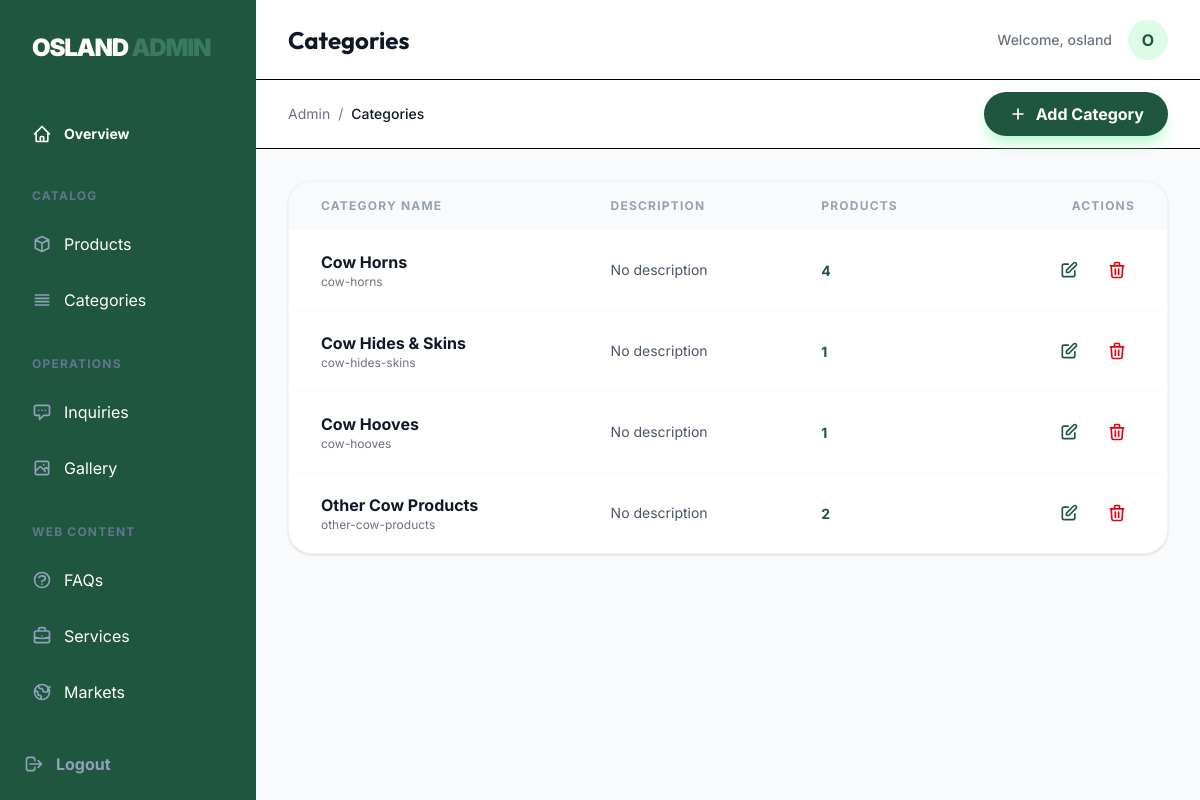
Screenshot of /dashboard/categories/ (signed in) with the database file from the repository.
### products/models.py (models this page shows, shortened)
class ProductCategory(models.Model):
    name = models.CharField(max_length=255)
    description = models.TextField(blank=True)
    slug = models.SlugField(unique=True, blank=True)
    created_at = models.DateTimeField(auto_now_add=True)
    class Meta:
        verbose_name_plural = "Product Categories"

### dashboard/views.py (the view)
# urls.py: path('categories/', views.CategoryListView.as_view(), name='category_list'),
class CategoryListView(LoginRequiredMixin, ListView):
    model = ProductCategory
    template_name = 'dashboard/categories/list.html'
    context_object_name = 'categories'

### core/context_processors.py (called while the page is built)
def site_settings(request):
    try:
        settings = SiteSettings.objects.first()
    except SiteSettings.DoesNotExist:
        settings = None
    return {'site_settings': settings}

### dashboard/templates/dashboard/categories/list.html
{% extends 'dashboard/base_dashboard.html' %}
{% block header_title %}Categories{% endblock %}
{% block breadcrumb %}Categories{% endblock %}
{% block actions %}
<a href="{% url 'dashboard:category_add' %}" class="bg-forest-green-600 text-white px-6 py-2.5 rounded-full font-bold hover:bg-forest-green-700 transition shadow-lg shadow-forest-green-200 flex items-center space-x-2">
    <svg class="w-5 h-5" fill="none" stroke="currentColor" viewBox="0 0 24 24"><path stroke-linecap="round" stroke-linejoin="round" stroke-width="2" d="M12 6v6m0 0v6m0-6h6m-6 0H6"></path></svg>
    <span>Add Category</span>
</a>
{% endblock %}
{% block content %}
<div class="bg-white rounded-3xl border border-gray-100 shadow-sm overflow-hidden">
    <div class="overflow-x-auto">
        <table class="w-full text-left">
            <thead class="bg-gray-50 text-xs font-bold text-gray-400 uppercase tracking-widest">
                <tr>
                    <th class="px-8 py-4">Category Name</th>
                    <th class="px-8 py-4">Description</th>
                    <th class="px-8 py-4">Products</th>
                    <th class="px-8 py-4 text-right">Actions</th>
                </tr>
            </thead>
            <tbody class="divide-y divide-gray-50">
                {% for category in categories %}
                <tr class="hover:bg-gray-50/50 transition">
                    <td class="px-8 py-5">
                        <div class="flex flex-col">
                            <span class="font-bold text-gray-900">{{ category.name }}</span>
                            <span class="text-xs text-gray-500">{{ category.slug }}</span>
                        </div>
                    </td>
                    <td class="px-8 py-5">
                        <p class="text-sm text-gray-600 line-clamp-1">{{ category.description|default:"No description" }}</p>
                    </td>
                    <td class="px-8 py-5">
                        <span class="text-sm font-bold text-forest-green-600">{{ category.products.count }}</span>
                    </td>
                    <td class="px-8 py-5 text-right">
                        <div class="flex items-center justify-end space-x-3">
                            <a href="{% url 'dashboard:category_edit' category.pk %}" class="p-2 text-forest-green-600 hover:bg-forest-green-50 rounded-lg transition">
                                <svg class="w-5 h-5" fill="none" stroke="currentColor" viewBox="0 0 24 24"><path stroke-linecap="round" stroke-linejoin="round" stroke-width="2" d="M11 5H6a2 2 0 00-2 2v11a2 2 0 002 2h11a2 2 0 002-2v-5m-1.414-9.414a2 2 0 112.828 2.828L11.828 15H9v-2.828l8.586-8.586z"></path></svg>
                            </a>
                            <a href="{% url 'dashboard:category_delete' category.pk %}" class="p-2 text-red-600 hover:bg-red-50 rounded-lg transition">
                                <svg class="w-5 h-5" fill="none" stroke="currentColor" viewBox="0 0 24 24"><path stroke-linecap="round" stroke-linejoin="round" stroke-width="2" d="M19 7l-.867 12.142A2 2 0 0116.138 21H7.862a2 2 0 01-1.995-1.858L5 7m5 4v6m4-6v6m1-10V4a1 1 0 00-1-1h-4a1 1 0 00-1 1v3M4 7h16"></path></svg>
                            </a>
                        </div>
                    </td>
                </tr>
                {% empty %}
                <tr>
                    <td colspan="4" class="px-8 py-20 text-center">
                        <p class="text-gray-400 font-medium">No categories found.</p>
                    </td>
                </tr>
                {% endfor %}
            </tbody>
        </table>
    </div>
</div>
{% endblock %}

### dashboard/templates/dashboard/base_dashboard.html (shortened to what this page needs)
{% load static tailwind_tags %}
<!DOCTYPE html>
<html lang="en">
<head>
    {% tailwind_css %}
    <link rel="stylesheet" href="{% static 'css/main.css' %}">
</head>
<body class="bg-gray-50 flex h-screen overflow-hidden relative">
    <aside id="dashboardSidebar" class="fixed inset-y-0 left-0 w-64 bg-slate-900 text-white flex flex-col flex-shrink-0 border-r border-slate-800 z-50 transform -translate-x-full lg:translate-x-0 lg:static transition-transform duration-300 ease-in-out">
        <div class="p-8">
            <a href="{% url 'core:home' %}" class="text-2xl font-black tracking-tighter uppercase">
                OSLAND <span class="text-forest-green-500">ADMIN</span>
            </a>
        </div>
        <nav class="flex-grow px-4 space-y-2 py-4 overflow-y-auto">
            <a href="{% url 'dashboard:overview' %}" class="flex items-center space-x-3 px-4 py-3 rounded-xl hover:bg-slate-800 transition ">
                <svg class="w-5 h-5" fill="none" stroke="currentColor" viewBox="0 0 24 24"><path stroke-linecap="round" stroke-linejoin="round" stroke-width="2" d="M3 12l2-2m0 0l7-7 7 7M5 10v10a1 1 0 001 1h3m10-11l2 2m-2-2v10a1 1 0 01-1 1h-3m-6 0a1 1 0 001-1v-4a1 1 0 011-1h2a1 1 0 011 1v4a1 1 0 001 1m-6 0h6"></path></svg>
                <span class="text-sm font-bold">Overview</span>
            </a>
            <div class="text-xs font-bold text-slate-500 uppercase tracking-widest px-4 pt-6 pb-2">Catalog</div>
            <a href="{% url 'dashboard:product_list' %}" class="flex items-center space-x-3 px-4 py-3 rounded-xl hover:bg-slate-800 transition {% if 'products' in request.path %}bg-forest-green-600{% endif %}">
                <svg class="w-5 h-5 text-slate-400" fill="none" stroke="currentColor" viewBox="0 0 24 24"><path stroke-linecap="round" stroke-linejoin="round" stroke-width="2" d="M20 7l-8-4-8 4m16 0l-8 4m8-4v10l-8 4m0-10L4 7m8 4v10M4 7v10l8 4"></path></svg>
                <span>Products</span>
            </a>
            <a href="{% url 'dashboard:category_list' %}" class="flex items-center space-x-3 px-4 py-3 rounded-xl hover:bg-slate-800 transition {% if 'categories' in request.path %}bg-forest-green-600{% endif %}">
                <svg class="w-5 h-5 text-slate-400" fill="none" stroke="currentColor" viewBox="0 0 24 24"><path stroke-linecap="round" stroke-linejoin="round" stroke-width="2" d="M4 6h16M4 10h16M4 14h16M4 18h16"></path></svg>
                <span>Categories</span>
            </a>
            <div class="text-xs font-bold text-slate-500 uppercase tracking-widest px-4 pt-6 pb-2">Operations</div>
            <a href="{% url 'dashboard:inquiry_list' %}" class="flex items-center space-x-3 px-4 py-3 rounded-xl hover:bg-slate-800 transition {% if 'inquiries' in request.path %}bg-forest-green-600{% endif %}">
                <svg class="w-5 h-5 text-slate-400" fill="none" stroke="currentColor" viewBox="0 0 24 24"><path stroke-linecap="round" stroke-linejoin="round" stroke-width="2" d="M8 10h.01M12 10h.01M16 10h.01M9 16H5a2 2 0 01-2-2V6a2 2 0 012-2h14a2 2 0 012 2v8a2 2 0 01-2 2h-5l-5 5v-5z"></path></svg>
                <span>Inquiries</span>
            </a>
            <a href="{% url 'dashboard:gallery_list' %}" class="flex items-center space-x-3 px-4 py-3 rounded-xl hover:bg-slate-800 transition {% if 'gallery' in request.path %}bg-forest-green-600{% endif %}">
                <span>Gallery</span>
            </a>
            <div class="text-xs font-bold text-slate-500 uppercase tracking-widest px-4 pt-6 pb-2">Web Content</div>
            <a href="{% url 'dashboard:faq_list' %}" class="flex items-center space-x-3 px-4 py-3 rounded-xl hover:bg-slate-800 transition {% if 'faqs' in request.path %}bg-forest-green-600{% endif %}">
                <span>FAQs</span>
            </a>
            <a href="{% url 'dashboard:service_list' %}" class="flex items-center space-x-3 px-4 py-3 rounded-xl hover:bg-slate-800 transition {% if 'services' in request.path %}bg-forest-green-600{% endif %}">
                <span>Services</span>
            </a>
            <a href="{% url 'dashboard:market_list' %}" class="flex items-center space-x-3 px-4 py-3 rounded-xl hover:bg-slate-800 transition {% if 'markets' in request.path %}bg-forest-green-600{% endif %}">
                <span>Markets</span>
            </a>
            <div class="text-xs font-bold text-slate-500 uppercase tracking-widest px-4 pt-6 pb-2">Site Settings</div>
        </nav>
        <div class="p-6 border-t border-slate-800">
            <form action="{% url 'dashboard:logout' %}" method="post">
                <button type="submit" class="flex items-center space-x-3 text-slate-400 hover:text-white transition w-full">
                    <svg class="w-5 h-5" fill="none" stroke="currentColor" viewBox="0 0 24 24"><path stroke-linecap="round" stroke-linejoin="round" stroke-width="2" d="M17 16l4-4m0 0l-4-4m4 4H7m6 4v1a3 3 0 01-3 3H6a3 3 0 01-3-3V7a3 3 0 013-3h4a3 3 0 013 3v1"></path></svg>
                    <span class="font-bold">Logout</span>
                </button>
            </form>
        </div>
    </aside>
    <main class="flex-grow flex flex-col min-w-0">
        <header class="bg-white border-b h-20 flex items-center justify-between px-4 sm:px-8">
            <div class="flex items-center space-x-4">
                <h1 class="text-xl sm:text-2xl font-bold text-gray-900 truncate">{% block header_title %}Dashboard{% endblock %}</h1>
            </div>
            <div class="flex items-center space-x-4">
                <span class="hidden sm:inline text-sm font-medium text-gray-500">Welcome, {{ user.get_full_name|default:user.username }}</span>
                <div class="w-10 h-10 bg-forest-green-100 rounded-full flex items-center justify-center text-forest-green-600 font-bold">
                    {{ user.username|first|upper }}
                </div>
            </div>
        </header>
        <div class="bg-white border-b px-4 sm:px-8 py-3 flex items-center justify-between">
            <div class="flex items-center space-x-2 text-sm text-gray-500 truncate">
                <a href="{% url 'dashboard:overview' %}" class="hover:text-forest-green-600">Admin</a>
                <span>/</span>
                <span class="text-gray-900 font-medium truncate">{% block breadcrumb %}Overview{% endblock %}</span>
            </div>
            <div class="flex-shrink-0">
                {% block actions %}{% endblock %}
            </div>
        </div>
        <div class="flex-grow overflow-y-auto p-4 sm:p-8">
            {% block content %}{% endblock %}
        </div>
    </main>
</body>
</html>

### static/css/main.css (style rules this page uses)
:root { --primary-h: 154; --primary-s: 47%; --primary-l: 22%; --primary: hsl(var(--primary-h), var(--primary-s), var(--primary-l)); --primary-dark: hsl(var(--primary-h), var(--primary-s), 15%); --primary-soft: hsl(var(--primary-h), var(--primary-s), 95%); --accent-h: 155; --accent-s: 25%; --accent-l: 47%; --accent: hsl(var(--accent-h), var(--accent-s), var(--accent-l)); --slate-900: hsl(154, 47%, 12%); --slate-800: hsl(154, 30%, 18%); --slate-700: hsl(155, 20%, 40%); }
body { font-family: 'Inter', sans-serif; -webkit-font-smoothing: antialiased; }
h1, h2, h3, h4, h5, h6 { font-family: 'Outfit', sans-serif; }

### rows the page displays
ProductCategory: name "Cow Horns", slug "cow-horns", description "No description", products.count "4"
ProductCategory: name "Cow Hides & Skins", slug "cow-hides-skins", description "No description", products.count "1"
ProductCategory: name "Cow Hooves", slug "cow-hooves", description "No description", products.count "1"
ProductCategory: name "Other Cow Products", slug "other-cow-products", description "No description", products.count "2"

### other values shown
{{ user.get_full_name|default:user.username }} "osland"
{{ user.username|first|upper }} "O"
